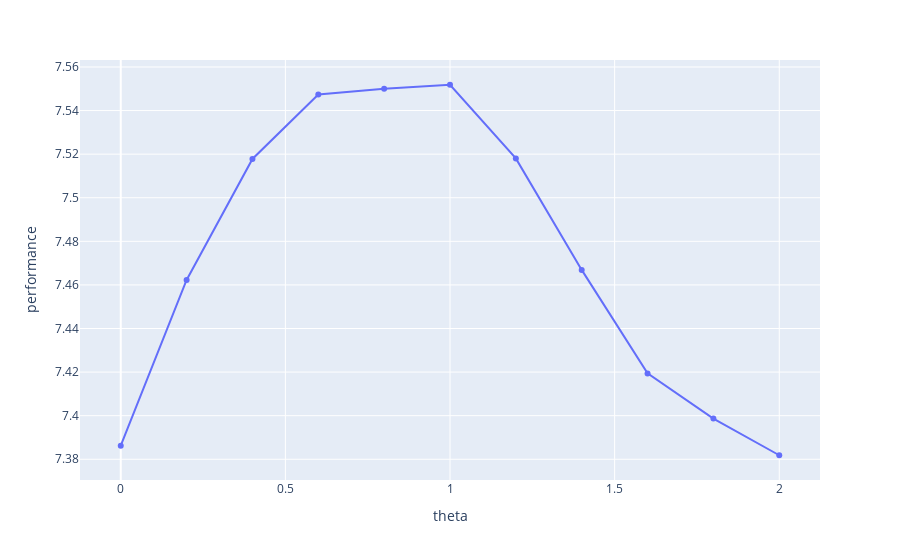

The cell this chart's notebook holds for it:
### Code cell
# 2.3

S0 = {
    "M":    [0.3, 0.1],
    "Sens": [0.3, 0.1],
    "Secr": [0.3, 0.1],
    "AGI":  [0.3, 0.1],
    "PA":   [0.3, 0.1],
}

mu_truth = {
    "M":    scipy.stats.uniform(loc=0.15, scale=0.3),
    "Sens": scipy.stats.uniform(loc=0.15, scale=0.3),
    "Secr": scipy.stats.uniform(loc=0.15, scale=0.3),
    "AGI":  scipy.stats.uniform(loc=0.15, scale=0.3),
    "PA":   scipy.stats.uniform(loc=0.15, scale=0.3),
}

model_3 = mddm.MedicalDecisionDiabetesModel(S0=S0, mu_truth=mu_truth, sigma_W=0.05, T=20)
ie_policy_3 = mddp.IE(model_3, theta=1)
result_3 = util.grid_search(grid=grid, policy=ie_policy_3, n_iterations=1000)
px.line(data_frame=result_3["all_runs"], x="theta", y="performance", markers=True)

### Figure 1 — Plotly figure (JSON) as saved in the notebook; plotly's stock layout.template omitted (floating-point values rounded to 4 significant figures)
{"data": [{"hovertemplate": "theta=%{x}<br>performance=%{y}<extra></extra>", "legendgroup": "", "line": {"color": "#636efa", "dash": "solid"}, "marker": {"symbol": "circle"}, "mode": "lines+markers", "name": "", "orientation": "v", "showlegend": false, "type": "scatter", "x": [0, 0.2, 0.4, 0.6, 0.8, 1, 1.2, 1.4, 1.6, 1.8, 2], "xaxis": "x", "y": [7.386, 7.462, 7.518, 7.547, 7.55, 7.552, 7.518, 7.467, 7.419, 7.399, 7.382], "yaxis": "y"}], "layout": {"legend": {"tracegroupgap": 0}, "margin": {"t": 60}, "xaxis": {"anchor": "y", "domain": [0, 1], "title": {"text": "theta"}}, "yaxis": {"anchor": "x", "domain": [0, 1], "title": {"text": "performance"}}}}
